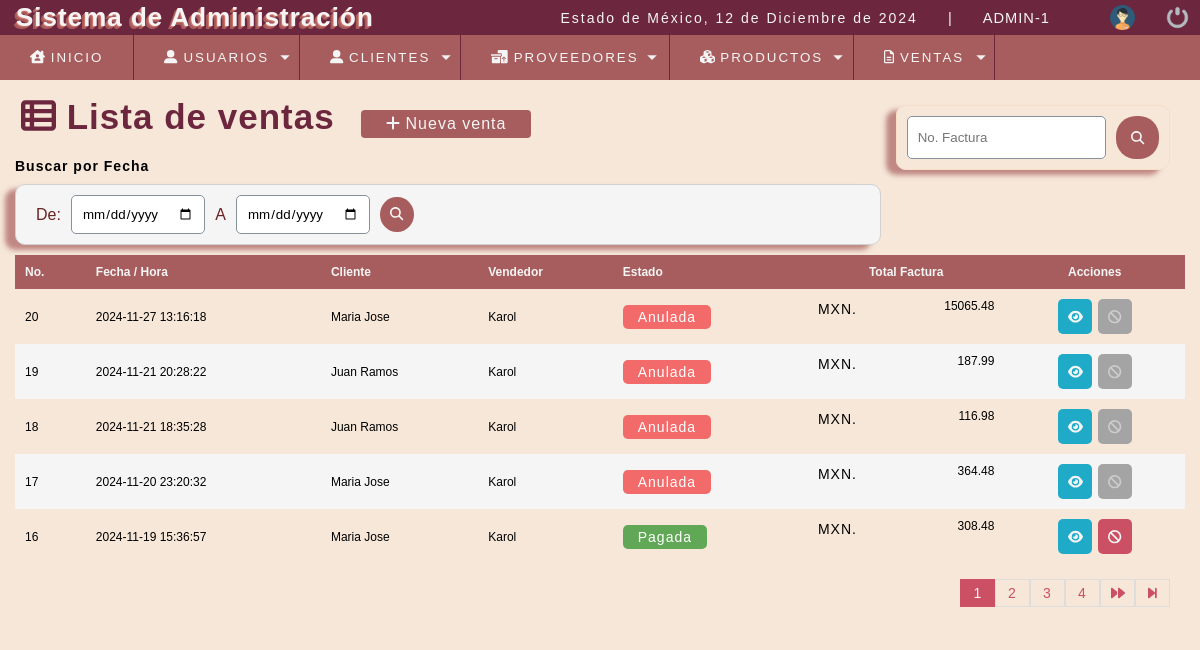
The app's page /sistema/ventas.php (signed in) with its own data.
### tables this page shows
CREATE TABLE `factura` (
  `nofactura` bigint(11) NOT NULL,
  `fecha` datetime NOT NULL DEFAULT current_timestamp(),
  `usuario` int(11) DEFAULT NULL,
  `codcliente` int(11) DEFAULT NULL,
  `totalfactura` decimal(10,2) DEFAULT NULL,
  `estatus` int(11) NOT NULL DEFAULT 1
);

CREATE TABLE `cliente` (
  `idcliente` int(11) NOT NULL,
  `nit` varchar(11) DEFAULT NULL,
  `nombre` varchar(80) DEFAULT NULL,
  `telefono` varchar(10) DEFAULT NULL,
  `direccion` text DEFAULT NULL,
  `dateadd` datetime NOT NULL DEFAULT current_timestamp(),
  `usuario_id` int(11) NOT NULL,
  `estatus` int(11) NOT NULL DEFAULT 1
);

CREATE TABLE `usuario` (
  `idusuario` int(11) NOT NULL,
  `nombre` varchar(50) DEFAULT NULL,
  `correo` varchar(100) DEFAULT NULL,
  `usuario` varchar(15) DEFAULT NULL,
  `clave` varchar(100) DEFAULT NULL,
  `rol` int(11) DEFAULT NULL,
  `estatus` int(11) NOT NULL DEFAULT 1
);

### sistema/ventas.php (the view, shortened to what this page needs)
<?php
include '../con_nuevo.php';
?>
<!DOCTYPE html>
<html lang="en">
<head>
	<?php
	include "includes/scrips.php";
	?>
</head>
<body class="listas">
	<?php
		include "includes/header.php";
	?>
	<section id="container">
		<h1 class="Titulos"><i class="fa-solid fa-table-list"></i> Lista de ventas</h1>
		<a href="nueva_venta.php" class="btn_new"><i class="fa-solid fa-plus"></i> Nueva venta</a>
		<form action="buscar_venta.php" method="get" class="form_search">
			<input type="text" name="busqueda" id="busqueda" placeholder="No. Factura">
			<button type="submit" class="btn_search"><i class="fa-solid fa-magnifying-glass"></i></button>
		</form>
		<div>
			<h5>Buscar por Fecha</h5>
			<form action="buscar_venta.php" method="get" class="form_search_date">
				<label>De: </label>
				<input type="date" name="fecha_de" id="fecha_de" required>
				<label> A </label>
				<input type="date" name="fecha_a" id="fecha_a" required>
				<button type="submit" class="btn_fecha"><i class="fas fa-search"></i></button>
			</form>
		</div>
		<table>
			<tr>
				<th>No.</th>
				<th>Fecha / Hora</th>
				<th>Cliente</th>
				<th>Vendedor</th>
				<th>Estado</th>
				<th class="textright">Total Factura</th>
				<th class="textright">Acciones</th>
			</tr>
			<?php
			$sql_registe=mysqli_query($connect, "SELECT count(*)as total_registro FROM factura WHERE estatus!=10");
			$result_register=mysqli_fetch_array($sql_registe);
			$total_registro=$result_register['total_registro'];
			$por_pagina=5;
			if(empty($_GET['pagina'])){
				$pagina=1;
			}else{
				$pagina=$_GET['pagina'];
			}
			$desde=($pagina-1)*$por_pagina;
			$total_pagina=ceil($total_registro/$por_pagina);
				$query=mysqli_query($connect, "SELECT f.nofactura, f.fecha,f.totalfactura,f.codcliente,f.estatus,u.nombre as vendedor, cl.nombre as cliente FROM factura f INNER JOIN usuario u ON f.usuario=u.idusuario INNER JOIN cliente cl ON f.codcliente=cl.idcliente WHERE f.estatus!=10 ORDER BY f.fecha DESC LIMIT $desde,$por_pagina");
				$result=mysqli_num_rows($query);
				if($result>0){
					while($data=mysqli_fetch_array($query)){
					if($data["estatus"]==1){
						$estado='<span class="pagada">Pagada</span>';
					}else{
						$estado='<span class="anulada">Anulada</span>';
					}
						?>
						<tr id="row_<?php echo $data["nofactura"]; ?>">
							<td><?php echo $data['nofactura']?></td>
							<td><?php echo $data['fecha']?></td>
							<td><?php echo $data['cliente']?></td>
							<td><?php echo $data['vendedor']?></td>
							<td class="estado"><?php echo $estado; ?></td>
							<td class="textright totalfactura"><span>MXN.</span><?php echo $data["totalfactura"]; ?></td>
							<td>
								<div class="div_acciones">
									<div>
										<button class="btn_view view_factura" type="button" cl="<?php echo $data["codcliente"]; ?>" f="<?php echo $data['nofactura'];?>"><i class="fas fa-eye"></i></button>
									</div>
								<?php if($_SESSION['rol']==1 || $_SESSION['rol']==2){
									if($data["estatus"]==1){
								?>
								<div class="div_factura">
									<button class="btn_anular anular_factura" fac="<?php echo $data["nofactura"]; ?>"><i class="fas fa-ban"></i></button>
								</div>
								<?php
							}else{ ?>
								<div class="div_factura">
									<button type="button" class="btn_anular inactive"><i class="fas fa-ban"></i></button>
								</div>
							<?php }
							} ?>
						</div>
						</td>
						</tr>
							<?php
					}
				}
			?>
		</table>
		<div class="paginador">
			<ul>
<?php
		for($i=1; $i <= $total_pagina; $i++){
			if($i==$pagina){
				echo '<li class="pageSelected">'.$i.'</li>';
			}else{
				echo '<li><a href="?pagina='.$i.'">'.$i.'</a></li>';
			}
}
	if($pagina!=$total_pagina){
?>
				<li><a href="?pagina=<?php echo $pagina+1; ?>"><i class="fa-solid fa-forward"></i></a></li>
				<li><a href="?pagina=<?php echo $total_pagina; ?>"><i class="fa-solid fa-forward-step"></i></a></li>
			<?php
		}
			?>
			</ul>
		</div>
	</section>
</body>
</html>

### sistema/css/style.css (style rules this page uses)
* { margin: 0; padding: 0; box-sizing: border-box; }
body { background: #ededed; font-family: 'Montserrat', sans-serif; background-color: #FFC3A1; }
.listas { background-color: #F6E7D8; }
input, select , button { font-family: 'Montserrat', sans-serif; }
.Titulos { color: #6C263E; text-shadow: none; }
h1, h2, h3, h4, h5, h6 { font-weight: bold; letter-spacing: 1px; }
h1 { font-size: 26px; color: #F5F5F5; padding: 2px; padding-left: 6px; border-radius: 10px; text-shadow: -1px 1px #D3756B, -2px 2px #A75D5D, -3px 3px #A75D5D; }
h5 { font-size: 14px; }
a { text-decoration: none; letter-spacing: 1px; }
span { letter-spacing: 1px; font-size: 14px; line-height: 20px; }
#container { padding: 90px 15px 15px; }
form { background: #F5F5F5; margin: auto; padding: 20px 50px; border: 1px solid #d1d1d1; border-radius: 10px; border-radius: 10px; box-shadow: -10px 5px 5px #a75d5db0; }
label { display: block; font-size: 12pt; margin: 15px auto 5px auto; color: rgb(106, 34, 34); }
input , select { display: block; width: 100%; padding: 10px; border: 1px solid #85929e; border-radius: 5px; outline: none; }
#container h1 { font-size: 35px; display: inline-block; }
.btn_new { display: inline-block; background: #A75D5D; color: #F5F5F5; padding: 5px 25px; border-radius: 4px; margin: 20px; border: none; }
table { border-collapse: collapse; font-size: 12px; width: 100%; }
table th { text-align: left; padding: 10px; background: #A75D5D; color: #F5F5F5; }
table tr:nth-child(odd) { background: #F5F5F5; }
table td { padding: 10px; }
.paginador ul { padding: 15px; list-style: none; background: #F6E7D8; display: -webkit-flex; display: -moz-flex; display: -ms-flex; display: -o-flex; display: flex; justify-content: flex-end; }
.paginador a, .pageSelected { color: #CB5064; border: 1px solid #ddd; padding: 5px; display: inline-block; font-size: 14px; text-align: center; width: 35px; }
.pageSelected { color: #F5F5F5; background: #CB5064 ; border: 1px solid #CB5064; }
.paginador { background: #F5F5F5 ; }
.form_search { display: -webkit-flex; display: -moz-flex; display: -ms-flex; display: -o-flex; display: flex; float: right; background: initial; margin: 15px; padding: 10px; border-color: #f5dfc9; border-radius: 10px; }
.form_search .btn_search { background: #A75D5D; color: #F5F5F5; padding: 15px; border: 0; cursor: pointer; margin-left: 10px; display: -webkit-flex; display: -moz-flex; display: -ms-flex; display: -o-flex; display: flex; border-radius: 20px; }
.btn_fecha { background: #A75D5D; color: #F5F5F5; padding: 10px; border-radius: 100%; margin-left: 10px; border: none; }
.textright { text-align: center; }
.btn_anular { background-color: #CB5064; border: 0; border-radius: 5px; cursor: pointer; padding: 10px; margin: 0 3px; color: #F5F5F5; }
.form_search_date { padding: 10px; display:flex; justify-content: flex-start; align-items: center; border-radius: 10px; margin: 10px auto; }
.form_search_date label { margin: 0 10px; }
.form_search_date input { width: auto; }
.btn_view { background-color: #1faac8; border: 0; border-radius: 5px; cursor: pointer; padding: 10px; margin: 0 3px; color: #F5F5F5; }
.div_acciones { display: -webkit-flex; display: -moz-flex; display: -ms-flex; display: -o-flex; display: flex; justify-content: center; }
.totalfactura { display: -webkit-flex; display: -moz-flex; display: -ms-flex; display: -o-flex; display: flex; justify-content: space-between; }
.pagada, .anulada { color: #FFF; background: #60a756; text-align: center; border-radius: 5px; padding: 4px 15px; }
.anulada { background: #f36a6a; }
.inactive { background: #A4A4A4; color: #CCC; cursor: default; }

### records on screen
factura: nofactura "20", fecha "2024-11-27 13:16:18", codcliente.nombre "Maria Jose", usuario.nombre "Karol", estatus "Anulada", totalfactura "15065.48"
factura: nofactura "19", fecha "2024-11-21 20:28:22", codcliente.nombre "Juan Ramos", usuario.nombre "Karol", estatus "Anulada", totalfactura "187.99"
factura: nofactura "18", fecha "2024-11-21 18:35:28", codcliente.nombre "Juan Ramos", usuario.nombre "Karol", estatus "Anulada", totalfactura "116.98"
factura: nofactura "17", fecha "2024-11-20 23:20:32", codcliente.nombre "Maria Jose", usuario.nombre "Karol", estatus "Anulada", totalfactura "364.48"
factura: nofactura "16", fecha "2024-11-19 15:36:57", codcliente.nombre "Maria Jose", usuario.nombre "Karol", estatus "Pagada", totalfactura "308.48"

### other values on screen
fechaC() "12 de Diciembre de 2024"
$_SESSION['user'] "ADMIN"
$_SESSION['rol'] "1"
